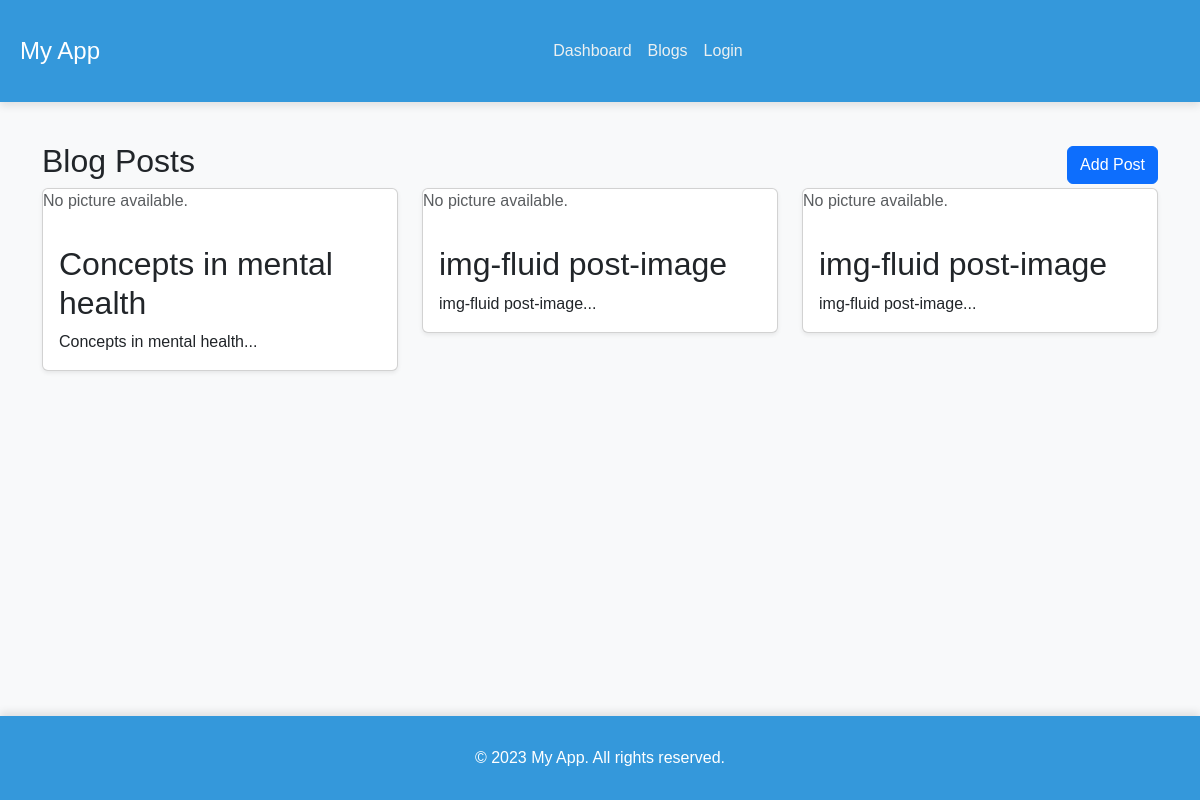
/blogs/posts/, run on the app's committed database.
### blog/models.py (models this page shows)
class BlogPost(models.Model):
    title = models.CharField(max_length=255)
    image = models.ImageField(upload_to='media/blog_images', null=True, blank=True)
    category = models.ForeignKey(Category, on_delete=models.CASCADE)
    summary = models.TextField()
    content = models.TextField()
    is_draft = models.BooleanField(default=False)
    author = models.ForeignKey(User, on_delete=models.CASCADE)
    created_at = models.DateTimeField(auto_now_add=True)

### blog/views.py (the view)
# urls.py: path('posts/', post_list, name='post_list'),
def post_list(request):
    posts = BlogPost.objects.filter(is_draft=False)
    return render(request, 'blog/post_list.html', {'posts': posts})

### templates/blog/post_list.html
{% include 'base.html' %}
{% block content %}
<div class="container">
    <div class="row">
        <div class="d-flex justify-content-between align-items-center">
            <h2>Blog Posts</h2>
            <a href="{% url 'blog:create_blog_post' %}" class="btn btn-primary">Add Post</a>
          </div>
        {% for post in posts %}
            <div class="col-md-4">
                <div class="card mb-4 shadow-sm">{% if post.image %}
                    <img src="{{ post.image.url }}" alt="{{ post.title }}" class="img-fluid post-image">
                    {% else %}
                    <p class="text-muted">No picture available.</p>
                    {% endif %}
                    <div class="card-body">
                        <h2 class="card-title post-title">{{ post.title }}</h2>
                        <p class="card-text post-summary">{{ post.summary|truncatewords:15 }}{% if post.summary|length > 15 %}...{% endif %}</p>
                    </div>
                </div>
            </div>
        {% endfor %}
    </div>
</div>
{%endblock%}

### templates/base.html (style rules this page uses)
body { font-family: 'Arial', sans-serif; background-color: #f8f9fa; }

### data on the page
BlogPost: image "No picture available.", title "Concepts in mental health", summary "Concepts in mental health"
BlogPost: image "No picture available.", title "img-fluid post-image", summary "img-fluid post-image"
BlogPost: image "No picture available.", title "img-fluid post-image", summary "img-fluid post-image"
